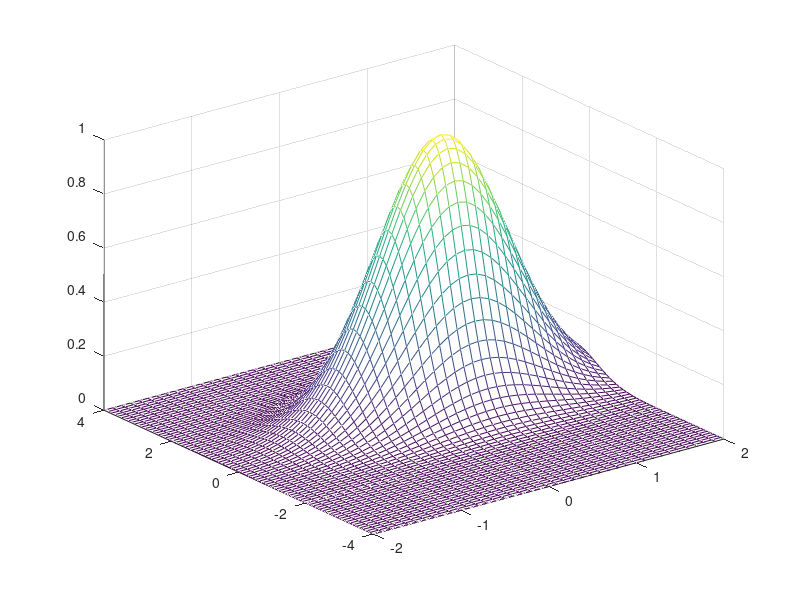

Write the MATLAB code that produced this figure.
%ex 1
x=0:0.01:1;
y=exp(10.*x.*(x-1)).*sin(12.*pi.*x);
% plot(x,y);
y2=exp(5.*x.^2-1).*sqrt(3.*cos(12.*pi.*x));
%plot(x,y2);

%ex1 ca y functie

x=0:0.01:1;
f1=@(x) exp(10.*x.*(x-1)).*sin(12.*pi.*x);
y3=f1(x);
plot(x,y3,'red');
title('My title');


%ex2
a=12;
b=1;
fx = @(t) (a+b).*cos(t)-b.*cos((a./b+1).*t);
fy =  @(t) (a+b).*sin(t)-b.*sin((a./b+1).*t);
t=0:0.1:10*pi;
plot(fx(t),fy(t));

%ex3
x=0:0.01:2*pi;
f31 = @(x)cos(x);
f32 = @(x)sin(x);
f33 = @(x)cos(2.*x);
plot(x,f31(x),x,f32(x),x,f33(x));

%ex4
x1=0:2:50;
x2=1:2:49;
f1x= @(x) x./2;
f2x =@(x) 3.*x+1;
plot(x1,f1x(x1),'*',x2,f2x(x2),'o');

%ex5
n=6;
s=1;
for i=1:n
    
    s=1+1./s;
end
s

%ex6
x=-2:0.1:2;
y=-4:0.1:4;
[X,Y] = meshgrid(x,y);
[X,Y]
g= exp(-1*((X-1/2).^2+(Y-1/2).^2));
mesh(X,Y,g);




